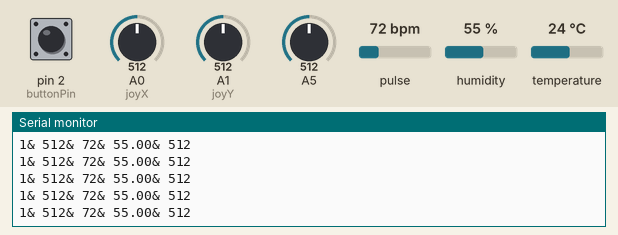
This sketch was run on a simulated Arduino Uno, built with avr-gcc and run on an emulated ATmega328P. Parts: the last lines printed to the serial monitor. The test bench sets the inputs (shaded band); at power-on: pulse 72 bpm, humidity 55 %, A0 (joyX) = 512, A5 = 512, pin 2 (buttonPin) HIGH, A1 (joyY) = 512, temperature 24 °C.

Above: at 1.2 s.
1.3 s: pulse set to 42 bpm
At 2.06 s:
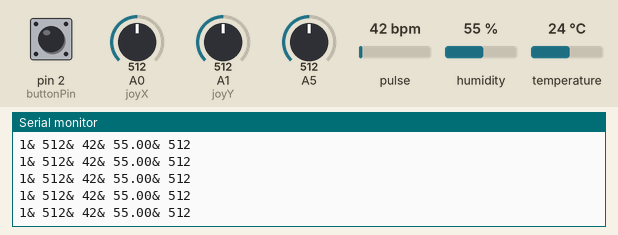
2.8 s: humidity set to 22 %
At 4.22 s:
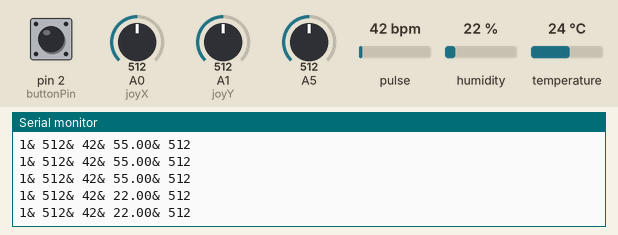
4.3 s: A0 (joyX) set to 560
At 4.32 s:
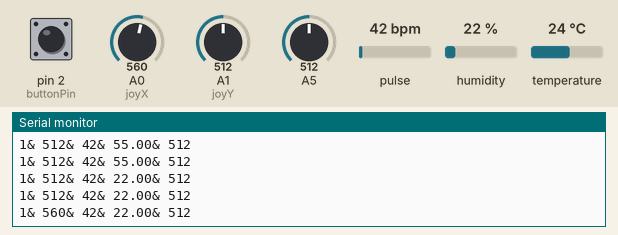
5.8 s: A5 set to 560
At 6.15 s:
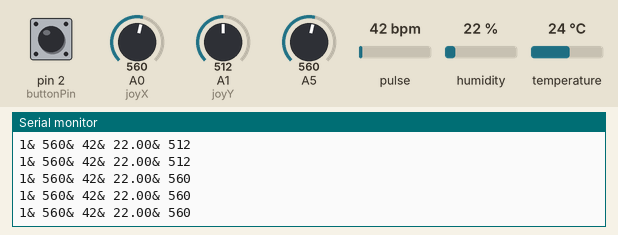
7.3 s: A0 (joyX) set to 30
At 8.2 s:
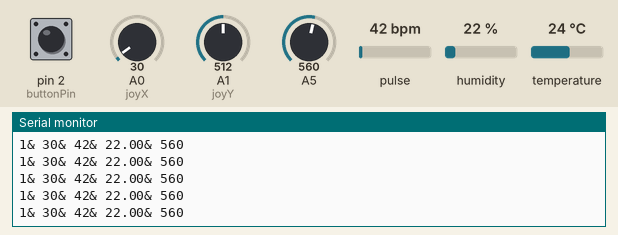
13.3 s: pin 2 (buttonPin) pulled LOW for 0.15 s
At 13.31 s:
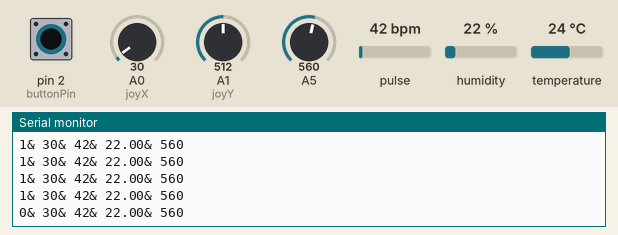
Timing chart, 0 to 15.9 s (numbered marks = the images above; inputs shaded):
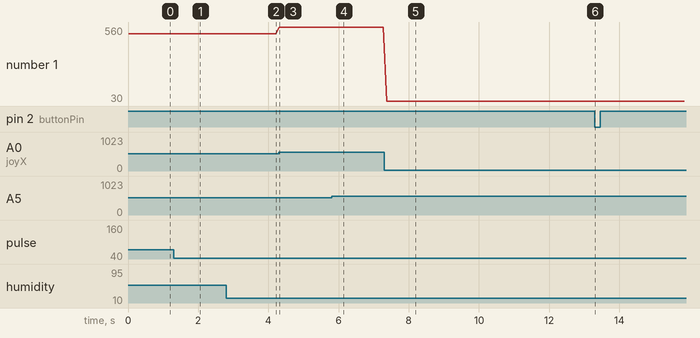

Measured:
- after the input at 1.3 s, the serial monitor: prints a new line at once (image 1)
- after the input at 2.8 s, the serial monitor: prints a new line after 1.3 s (image 2)
- after the input at 4.3 s, the serial monitor: prints a new line at once (image 3)
- after the input at 5.8 s, the serial monitor: prints a new line at once (image 4)
- after the input at 7.3 s, the serial monitor: prints a new line after 0.07 s (image 5)
- after the input at 13.3 s, the serial monitor: prints a new line at once (image 6)
- plotted number 1: 512 → 560 after the input at 4.3 s, 560 → 30 after the input at 7.3 s

The sketch:

final.ino
```cpp
// variables for pins
int buttonPin = 2;
String delimiter = "& ";
int incomingData;

#define joyX A0
#define joyY A1
int xValue,yValue;

#define USE_ARDUINO_INTERRUPTS true    // Set-up low-level interrupts for most acurate BPM math.
#include <PulseSensorPlayground.h>    // Includes the PulseSensorPlayground Library.
const int PulseWire = 3;       // PulseSensor PURPLE WIRE connected to ANALOG PIN 0
int Threshold = 550;           // Determine which Signal to "count as a beat" and which to ignore.
PulseSensorPlayground pulseSensor;  // Creates an instance of the PulseSensorPlayground object called "pulseSensor"

#include "DHT.h"
#define DHTPIN 6     // Digital pin connected to the DHT sensor
#define DHTTYPE DHT11
DHT dht(DHTPIN, DHTTYPE);

void setup() {
  // turn on internal pull-up resistor
  pinMode( buttonPin, INPUT_PULLUP );
  // start Serial
  Serial.begin( 9600 );
  dht.begin();
  pulseSensor.analogInput(PulseWire);
  pulseSensor.setThreshold(Threshold);
  pulseSensor.begin();
}

void loop() {
  // read in value
    //read connected sensors
  xValue = analogRead(joyX);
  yValue = analogRead(joyY);
  int buttonValue = digitalRead(buttonPin);
  int myBPM = pulseSensor.getBeatsPerMinute();
  int value = analogRead(A5);
  float h = dht.readHumidity();


  //concatenate sensors with delimiter between (this ampersand will allow p5 to split the two values apart
 Serial.println((buttonValue)+delimiter+xValue+delimiter+myBPM+delimiter+(h)+delimiter+value);
//  check to see if there is a connection
  if(Serial.available() > 0){ // Checks whether data is comming from the serial port
    //if so, read the incoming data
    incomingData = Serial.read(); // Reads the data from the serial port
 }


// wait a little bit
delay( 100 );
}
```
